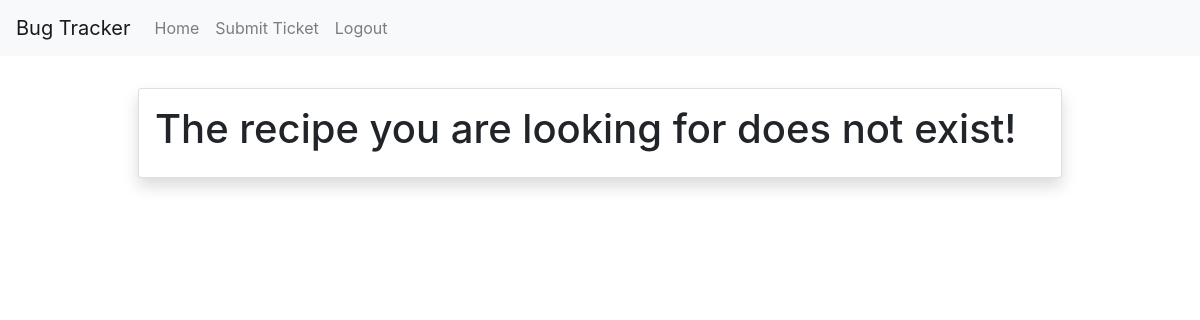
Page /ticket/9/ (signed in) on the earlier database version.
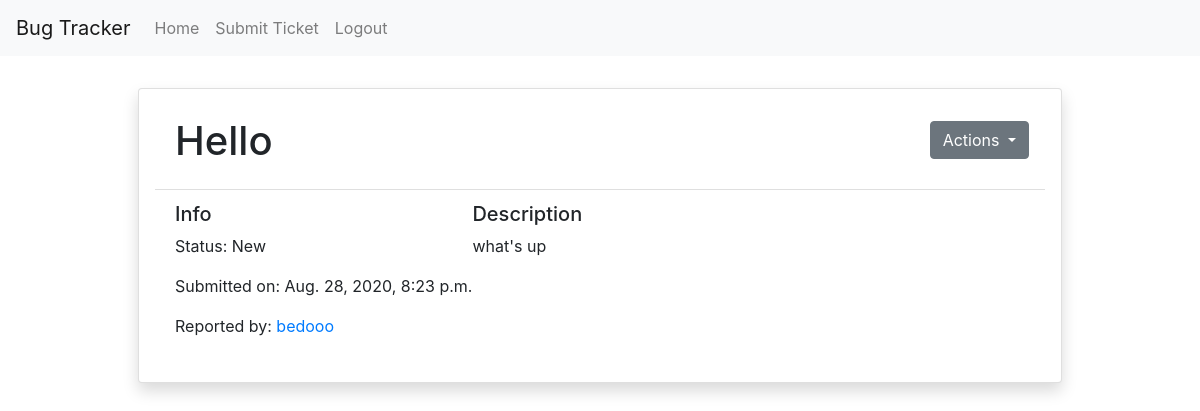
Same page on the later database version.
### homepage/models.py (models this page shows, shortened)
class Ticket(models.Model):
    STATUS_CHOICES = [
        ("NW", "New"),
        ("IP", "In Progress"),
        ("DN", "Done"),
        ("IN", "Invalid")
    ]
    title = models.CharField(max_length=50)
    description = models.TextField()
    post_date = models.DateTimeField(default=timezone.now)
    filing_user = models.ForeignKey(MyUser, on_delete=models.CASCADE, null=False)
    status = models.CharField(max_length=2, default='NW', choices=STATUS_CHOICES)
    assigned = models.CharField(default='', max_length=50, blank=True, null=True)
    completed = models.CharField(max_length=50, blank=True, null=True)

### custom_user/models.py (models this page shows)
class MyUser(AbstractUser):
    bio = models.CharField(max_length=240)

### homepage/views.py (the view)
# urls.py: path('ticket/<int:ticket_id>/', views.ticket_detail, name="ticket_view"),
@login_required
def ticket_detail(request, ticket_id):
    my_ticket = Ticket.objects.filter(id=ticket_id).first()
    return render(request, "ticket_detail.html", {"ticket": my_ticket})

### templates/ticket_detail.html (shortened to what this page needs)
{% extends "base.html" %}
{% block content %}
<nav class="navbar navbar-expand-lg navbar-light bg-light">
    <a href="#" class="navbar-brand">Bug Tracker</a>
    <ul class="navbar-nav">
        <li class="nav_item">
            <a href="/" class="nav-link">Home</a>
        </li>
        <li class="nav_item">
            <a href="/submit/" class="nav-link">Submit Ticket</a>
        </li>
        <li class="nav_item">
            <a href="/logout/" class="nav-link">Logout</a>
        </li>
    </ul>
</nav>
<div class="container card shadow p-3 mb-5 bg-white rounded" style="width: 77%; margin: auto; margin-top: 2rem; padding: 10px;">
    <ul class="list-group list-group-flush">
        {% if not ticket %}
            <h1>The recipe you are looking for does not exist!</h1>
        {% else %}
            <li class="list-group-item">
                <div style="overflow:hidden">
                    <h1 class="card-title" style="float:left">{{ ticket.title }}</h1>
                    <div class="btn-group" role="group" aria-label="Button nested dropdown" style=" position:absolute; right: 1rem; top: 1rem; margin-top: 0%;">
                        <div class="btn-group" role="group">
                            <button id="btnGroupDrop1" type="button" class="btn btn-secondary dropdown-toggle" data-toggle="dropdown" aria-haspopup="true" aria-expanded="false">
                                Actions
                            </button>
                        </div>
                    </div>
                </div>
            </li>
            <li class="list-group-item">
                <div class="flex-container" style="display: flex;">
                    <div>
                        <h5>Info</h5>
                        {% if ticket.status ==  "NW" %}
                            <p>Status: New</p>
                        {% elif ticket.status ==  "IP" %}
                            <p>Status: In Progress</p>
                        {% elif ticket.status ==  "IP" %}
                            <p>Status: In Progress</p>
                        {% elif ticket.status ==  "DN" %}
                            <p>Status: Done</p>
                        {% else %}
                            <p>Status: Invalid</p>
                        {% endif %}
                        <p>Submitted on: {{ ticket.post_date }}</p>
                        <p>Reported by: <a href="/user/{{ ticket.filing_user.id }}">{{ ticket.filing_user }}</a></p>
                    </div>
                    <div>
                            <h5>Description</h5>
                            <p>{{ ticket.description }}</p>
                    </div>
                </div>
            </li>
        {% endif %}
    </ul>
</div>
{% endblock %}

Differences in the rows shown:
added Ticket: title "Hello", post_date "Aug. 28, 2020, 8:23 p.m.", filing_user "bedooo", description "what's up"
Other differences:
text no longer shown: "The recipe you are looking for does not exist!"
text now shown: "Actions Info Status: New Submitted on: Reported by: Description"
